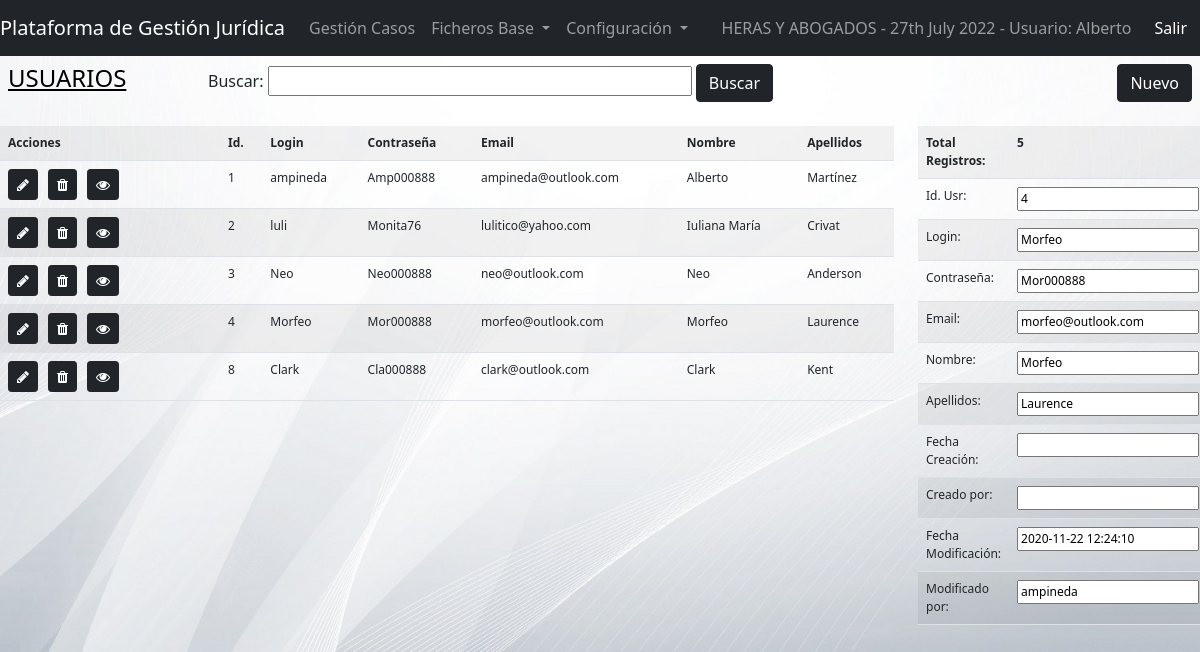
Screenshot of /view/users.php?iduser=4 (signed in) with the database file from the repository.
### tables this page shows
CREATE TABLE IF NOT EXISTS `users` (
  `USRId` int(11) NOT NULL AUTO_INCREMENT,
  `USRLogin` varchar(50) NOT NULL,
  `USRPsw` varchar(50) NOT NULL,
  `USREmail` varchar(100) NOT NULL,
  `USRName` varchar(50) NOT NULL,
  `USRLastName` varchar(75) NOT NULL,
  `USRDateInsert` datetime DEFAULT NULL,
  `USRInsertBy` varchar(50) DEFAULT NULL,
  `USRDateUpdate` datetime DEFAULT NULL,
  `USRUpdateBy` varchar(50) DEFAULT NULL,
  PRIMARY KEY (`USRId`)
);

### model/dbcrud.php (called while the page is built, shortened)
<?php
    class dbcrud {
        public function sql ($sql){
            $dbConn = new dbconn();
            $dbConn->connect();
            $conn = $dbConn->getConn();
            $result = $conn->query($sql);
            return $result;
        }
    }
?>

### controller/cntUser.php (the view, shortened to what this page needs)
<?php
    include_once '../model/dbcrud.php';
    function selectUsers(){
        $usrCrud = new dbcrud();
        if (isset ($_SESSION['usrfilter'])) {
            $filter = $_SESSION['usrfilter'];
            $usersSQL = "SELECT * FROM users WHERE USRName LIKE '%:filter%' OR USRLastName LIKE '%:filter%' OR USRLogin LIKE '%:filter%'";
            $usersSQL = str_replace(':filter', $filter, $usersSQL);
        }
        else {
            $usersSQL = "SELECT * FROM users";
        }
        echo '<tr>'
                . '<th style="width:220px">Acciones</th><th>Id.</th><th>Login</th><th>Contraseña</th><th>Email</th><th>Nombre</th><th>Apellidos</th>'
           . '</tr>';
        $result = $usrCrud->sql($usersSQL);
        if ($result->num_rows > 0) {
          while($row = $result->fetch_assoc()) {
            echo '<tr><td><a href="userdata.php?update&iduser='.$row["USRId"].'" target="_blank" class="btn btn-dark btn-sm" role="button" data-toggle="tooltip" data-placement="top" title="Editar"><i class="fa fa-pencil" aria-hidden="true"></i></a>'
                    .'<a href="userdata.php?delete&iduser='.$row["USRId"].'" target="_blank" class="btn btn-dark btn-sm" role="button" style="margin-left: 10px" data-toggle="tooltip" data-placement="top" title="Eliminar"><i class="fa fa-trash" aria-hidden="true"></i></a>'
                    .'<a href="users.php?iduser='.$row["USRId"].'" class="btn btn-dark btn-sm" role="button" style="margin-left: 10px" data-toggle="tooltip" data-placement="top" title="Ver datos"><i class="fa fa-eye" aria-hidden="true"></i></a></td>'
                    . '<td>'.$row["USRId"].'</td><td>'.$row["USRLogin"].'</td><td>'.$row["USRPsw"].'</td><td>'
                    .$row["USREmail"].'</td><td>'.$row["USRName"].'</td><td>'.$row["USRLastName"].'</td>'
                    .'</tr>';
            }
        }
        else {
            $_SESSION['numusers'] = 0;
        }
    }
    function showUser($idUser){
        $usrCrud = new dbcrud();
        $usersSQL = "SELECT * FROM users WHERE USRId = " . $idUser;
        $result = $usrCrud->sql($usersSQL);
        if ($result->num_rows > 0) {
            while($row = $result->fetch_assoc()) {
            echo '<tr><td>Id. Usr:</td><td><input type="text" name="USRId" readonly="true" value="'.$row["USRId"].'"></td></tr>'
                . '<tr><td>Login:</td><td><input type="text" name="USRLogin" readonly="true" value="'.$row["USRLogin"].'"></td></tr>'
                . '<tr><td>Contraseña:</td><td><input type="text" name="USRPsw" readonly="true" value="'.$row["USRPsw"].'"></td></tr>'
                . '<tr><td>Email:</td><td><input type="text" name="USREmail" readonly="true" value="'.$row["USREmail"].'"></td></tr>'
                . '<tr><td>Nombre:</td><td><input type="text" name="USRName" readonly="true" value="'.$row["USRName"].'"></td></tr>'
                . '<tr><td>Apellidos:</td><td><input type="text" name="USRLastName" readonly="true" value="'.$row["USRLastName"].'"></td></tr>'
                . '<tr><td>Fecha Creación:</td><td><input type="text" name="USRDateInsert" readonly="true" value="'.$row["USRDateInsert"].'"></td></tr>'
                . '<tr><td>Creado por:</td><td><input type="text" name="USRInsertBy" readonly="true" value="'.$row["USRInsertBy"].'"></td></tr>'
                . '<tr><td>Fecha Modificación:</td><td><input type="text" name="USRDateUpdate" readonly="true" value="'.$row["USRDateUpdate"].'"></td></tr>'
                . '<tr><td>Modificado por:</td><td><input type="text" name="USRUpdateBy" readonly="true" value="'.$row["USRUpdateBy"].'"></td></tr>';
            }
        }
    }
?>

### view/css/globalstyles.css (style rules this page uses)
.bgsilver { background-image: url('../imgs/bg04.jpg'); background-repeat: no-repeat; background-attachment: fixed; background-size: cover; }

### rows the page displays
users: USRId "1", USRLogin "ampineda", USRPsw "Amp000888", USREmail "ampineda@outlook.com", USRName "Alberto", USRLastName "Martínez"
users: USRId "2", USRLogin "luli", USRPsw "Monita76", USREmail "lulitico@yahoo.com", USRName "Iuliana María", USRLastName "Crivat"
users: USRId "3", USRLogin "Neo", USRPsw "Neo000888", USREmail "neo@outlook.com", USRName "Neo", USRLastName "Anderson"
users: USRId "4", USRLogin "Morfeo", USRPsw "Mor000888", USREmail "morfeo@outlook.com", USRName "Morfeo", USRLastName "Laurence", USRDateUpdate "2020-11-22 12:24:10", USRUpdateBy "ampineda"
users: USRId "8", USRLogin "Clark", USRPsw "Cla000888", USREmail "clark@outlook.com", USRName "Clark", USRLastName "Kent"

### other values shown
$_SESSION['username'] "Alberto"
$_SESSION['numusers'] "5"
